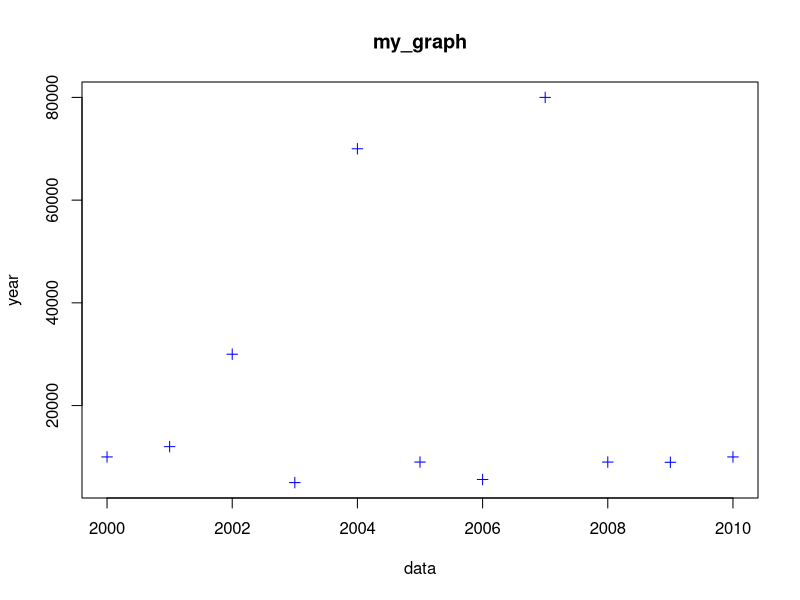

Write R code to recreate this figure.
dir.create("git_ignor")

year <- c(2000:2010)
data_1 <- c(10000,12000,30000,5000,70000,9000,5600,80000,9000,8958,10000)

table_try <- data.frame(year,data_1)
table_try

plot(year, data_1, col = "blue", pch = 3, title("my_graph"), 
     ylab = "year", xlab = "data")


